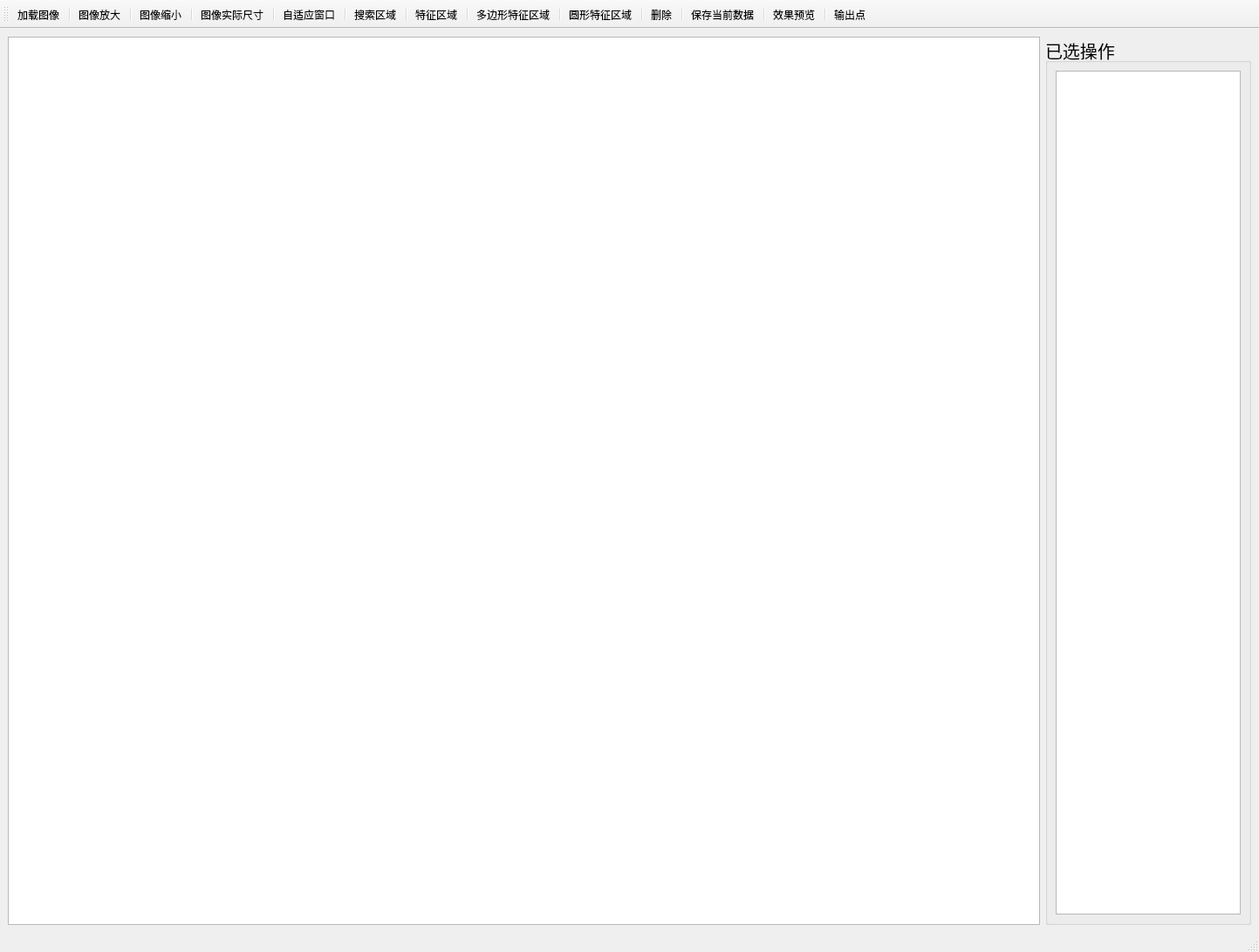
<?xml version="1.0" encoding="UTF-8"?>
<ui version="4.0">
 <class>ncc_MainWindow</class>
 <widget class="QMainWindow" name="ncc_MainWindow">
  <property name="geometry">
   <rect>
    <x>0</x>
    <y>0</y>
    <width>1443</width>
    <height>1091</height>
   </rect>
  </property>
  <property name="mouseTracking">
   <bool>true</bool>
  </property>
  <property name="windowTitle">
   <string>MainWindow</string>
  </property>
  <widget class="QWidget" name="centralwidget">
   <property name="mouseTracking">
    <bool>true</bool>
   </property>
   <layout class="QGridLayout" name="gridLayout" columnstretch="5,1" columnminimumwidth="0,0">
    <item row="0" column="0">
     <widget class="myqgraphicsview" name="graphicsView">
      <property name="mouseTracking">
       <bool>true</bool>
      </property>
     </widget>
    </item>
    <item row="0" column="1">
     <widget class="QGroupBox" name="groupBox">
      <property name="font">
       <font>
        <pointsize>15</pointsize>
       </font>
      </property>
      <property name="title">
       <string>已选操作</string>
      </property>
      <layout class="QHBoxLayout" name="horizontalLayout">
       <item>
        <widget class="QListWidget" name="listWidget"/>
       </item>
      </layout>
     </widget>
    </item>
   </layout>
  </widget>
  <widget class="QStatusBar" name="statusbar">
   <property name="mouseTracking">
    <bool>true</bool>
   </property>
  </widget>
  <widget class="QMenuBar" name="menubar">
   <property name="geometry">
    <rect>
     <x>0</x>
     <y>0</y>
     <width>1443</width>
     <height>22</height>
    </rect>
   </property>
  </widget>
  <widget class="QToolBar" name="toolBar">
   <property name="sizePolicy">
    <sizepolicy hsizetype="Preferred" vsizetype="Preferred">
     <horstretch>0</horstretch>
     <verstretch>0</verstretch>
    </sizepolicy>
   </property>
   <property name="mouseTracking">
    <bool>true</bool>
   </property>
   <property name="windowTitle">
    <string>toolBar</string>
   </property>
   <property name="orientation">
    <enum>Qt::Horizontal</enum>
   </property>
   <property name="floatable">
    <bool>true</bool>
   </property>
   <attribute name="toolBarArea">
    <enum>TopToolBarArea</enum>
   </attribute>
   <attribute name="toolBarBreak">
    <bool>false</bool>
   </attribute>
   <addaction name="action_choosepicture"/>
   <addaction name="separator"/>
   <addaction name="action_zoomin"/>
   <addaction name="separator"/>
   <addaction name="action_zoomout"/>
   <addaction name="separator"/>
   <addaction name="action_1_to_1"/>
   <addaction name="separator"/>
   <addaction name="action_fitwin"/>
   <addaction name="separator"/>
   <addaction name="action_rect"/>
   <addaction name="separator"/>
   <addaction name="action_rotaterect"/>
   <addaction name="separator"/>
   <addaction name="action_polygon"/>
   <addaction name="separator"/>
   <addaction name="action_circle"/>
   <addaction name="separator"/>
   <addaction name="action_concircle"/>
   <addaction name="separator"/>
   <addaction name="action_ringexpansion"/>
   <addaction name="separator"/>
   <addaction name="action_caliberline"/>
   <addaction name="separator"/>
   <addaction name="action_calibercircle"/>
  </widget>
  <action name="action_choosepicture">
   <property name="icon">
    <iconset>
     <normaloff>Icon/choosepicture.png</normaloff>Icon/choosepicture.png</iconset>
   </property>
   <property name="text">
    <string>加载图像</string>
   </property>
   <property name="toolTip">
    <string>加载图像</string>
   </property>
  </action>
  <action name="action_rect">
   <property name="icon">
    <iconset>
     <normaloff>Icon/rect.png</normaloff>Icon/rect.png</iconset>
   </property>
   <property name="text">
    <string>搜索区域</string>
   </property>
   <property name="toolTip">
    <string>搜索区域</string>
   </property>
  </action>
  <action name="action_rotaterect">
   <property name="icon">
    <iconset>
     <normaloff>Icon/ncc_rect.png</normaloff>Icon/ncc_rect.png</iconset>
   </property>
   <property name="text">
    <string>特征区域</string>
   </property>
   <property name="toolTip">
    <string>特征区域</string>
   </property>
  </action>
  <action name="action_polygon">
   <property name="icon">
    <iconset>
     <normaloff>Icon/polygon.png</normaloff>Icon/polygon.png</iconset>
   </property>
   <property name="text">
    <string>多边形特征区域</string>
   </property>
   <property name="toolTip">
    <string>多边形特征区域</string>
   </property>
  </action>
  <action name="action_circle">
   <property name="icon">
    <iconset>
     <normaloff>Icon/circle.png</normaloff>Icon/circle.png</iconset>
   </property>
   <property name="text">
    <string>圆形特征区域</string>
   </property>
   <property name="toolTip">
    <string>圆形特征区域</string>
   </property>
  </action>
  <action name="action_concircle">
   <property name="icon">
    <iconset>
     <normaloff>Icon/ncc_delete.png</normaloff>Icon/ncc_delete.png</iconset>
   </property>
   <property name="text">
    <string>删除</string>
   </property>
   <property name="toolTip">
    <string>删除</string>
   </property>
  </action>
  <action name="action_ringexpansion">
   <property name="icon">
    <iconset>
     <normaloff>Icon/ncc_save.png</normaloff>Icon/ncc_save.png</iconset>
   </property>
   <property name="text">
    <string>保存当前数据</string>
   </property>
   <property name="toolTip">
    <string>保存当前数据</string>
   </property>
  </action>
  <action name="action_caliberline">
   <property name="icon">
    <iconset>
     <normaloff>Icon/ncc_show.png</normaloff>Icon/ncc_show.png</iconset>
   </property>
   <property name="text">
    <string>效果预览</string>
   </property>
   <property name="toolTip">
    <string>效果预览</string>
   </property>
  </action>
  <action name="action_calibercircle">
   <property name="icon">
    <iconset>
     <normaloff>Icon/ncc_point.png</normaloff>Icon/ncc_point.png</iconset>
   </property>
   <property name="text">
    <string>输出点</string>
   </property>
   <property name="toolTip">
    <string>输出点</string>
   </property>
  </action>
  <action name="action_zoomin">
   <property name="checkable">
    <bool>false</bool>
   </property>
   <property name="icon">
    <iconset>
     <normaloff>Icon/zoomin.png</normaloff>Icon/zoomin.png</iconset>
   </property>
   <property name="text">
    <string>图像放大</string>
   </property>
   <property name="toolTip">
    <string>图像放大</string>
   </property>
  </action>
  <action name="action_zoomout">
   <property name="icon">
    <iconset>
     <normaloff>Icon/zoomout.png</normaloff>Icon/zoomout.png</iconset>
   </property>
   <property name="text">
    <string>图像缩小 </string>
   </property>
   <property name="toolTip">
    <string>图像缩小 </string>
   </property>
  </action>
  <action name="action_fitwin">
   <property name="icon">
    <iconset>
     <normaloff>Icon/1_to_1.png</normaloff>Icon/1_to_1.png</iconset>
   </property>
   <property name="text">
    <string>自适应窗口</string>
   </property>
  </action>
  <action name="action_1_to_1">
   <property name="icon">
    <iconset>
     <normaloff>Icon/fitwin.png</normaloff>Icon/fitwin.png</iconset>
   </property>
   <property name="text">
    <string>图像实际尺寸</string>
   </property>
  </action>
 </widget>
 <customwidgets>
  <customwidget>
   <class>myqgraphicsview</class>
   <extends>QGraphicsView</extends>
   <header>myqgraphicsview.h</header>
  </customwidget>
 </customwidgets>
 <resources/>
 <connections/>
</ui>
